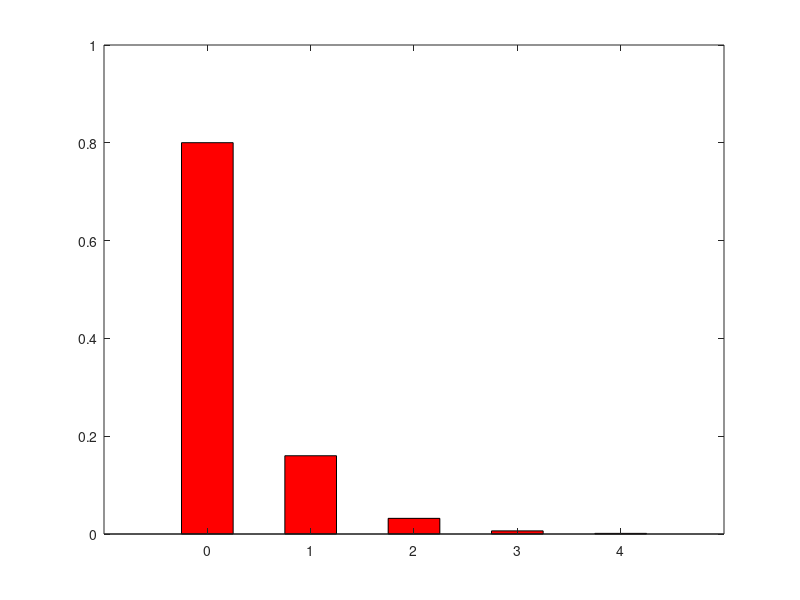
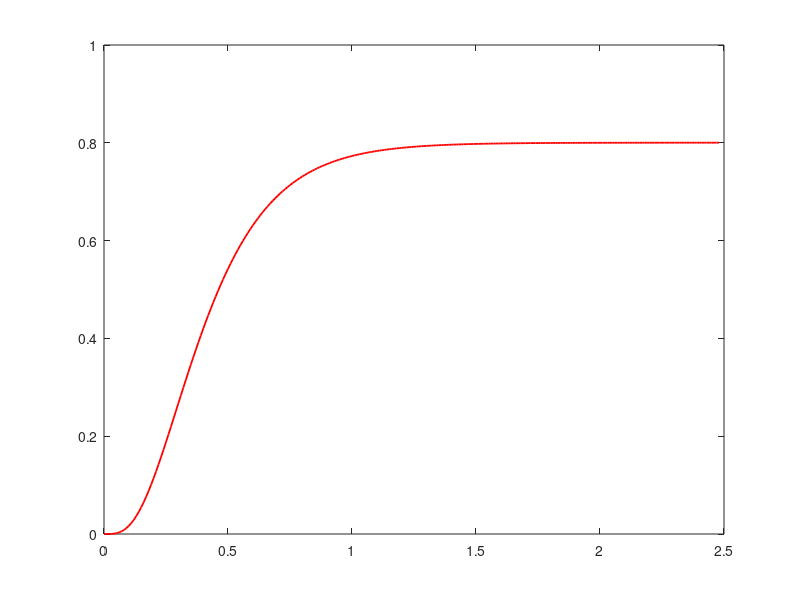
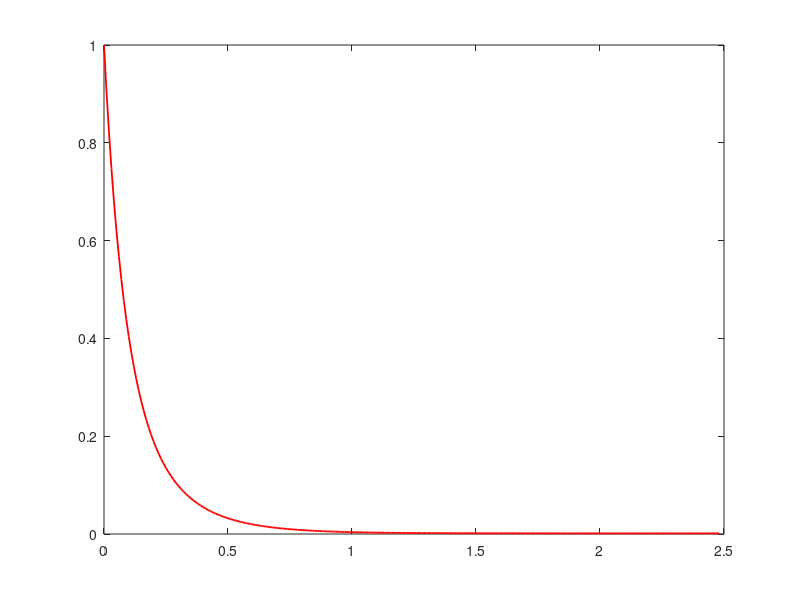

Recreate these plots in MATLAB, in order.
% system M/M/1/4
% when there are 3 clients in the system, the capability of the server doubles.

clc;
clear all;
close all;

lambda = 2;
mu = 10;
states = [0,1,2,3,4]; % system with capacity 4 states
% the initial state of the system. The system is initially empty.
initial_state = [0,0,0,0,1];

% define the birth and death rates between the states of the system.
births_B = [lambda,lambda,lambda,lambda];
deaths_D = [mu,mu,mu,mu];

% get the transition matrix of the birth-death process
transition_matrix = ctmcbd(births_B,deaths_D);
% get the ergodic probabilities of the system
P = ctmc(transition_matrix);

% plot the ergodic probabilities (bar for bar chart)
figure(1);
bar(states,P,"r",0.5);

% transient probability of state 0 until convergence to ergodic probability. Convergence takes place P0 and P differ by 0.01
index = 0;
for T=0:0.01:50
  index = index + 1;
  P0 = ctmc(transition_matrix,T,initial_state);
  Prob0(index) = P0(1);
  if P0-P < 0.00001
    break;
  endif
endfor

T = 0:0.01:T;
figure(2);
plot(T,Prob0,"r","linewidth",1.3);

index = 0;
for T=0:0.01:50
  index = index + 1;
  P4 = ctmc(transition_matrix,T,initial_state);
  Prob4(index) = P4(5);
  if P4-P < 0.00001
    break;
  endif
endfor

T = 0:0.01:T;
figure(3);
plot(T,Prob4,"r","linewidth",1.3);